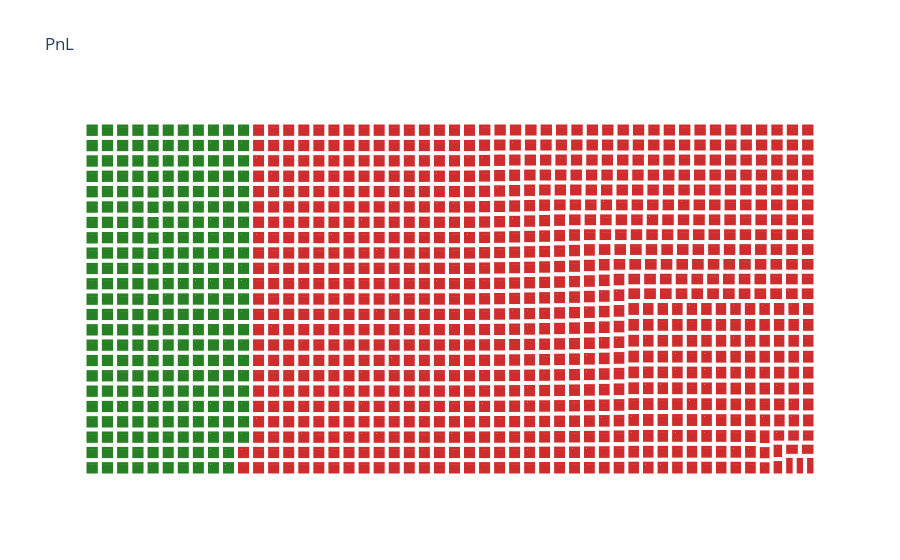

The cell this chart's notebook holds for it:
### Code cell
fig

### Figure 1 — Plotly figure (JSON) as saved in the notebook; plotly's stock layout.template omitted (floating-point values rounded to 4 significant figures; data arrays with more than 128 entries replaced by an {"elided": "..."} marker saying what was removed)
{"data": [{"branchvalues": "total", "customdata": {"elided": "1116x1 str values"}, "domain": {"x": [0, 1], "y": [0, 1]}, "hovertemplate": "labels=%{label}<br>ScalarEventValue=%{value}<br>parent=%{parent}<br>id=%{id}<br>PnL=%{customdata[0]}<extra></extra>", "ids": {"elided": "1116 str values"}, "labels": {"elided": "1116 str values"}, "marker": {"colors": {"elided": "1116 str values"}}, "name": "", "parents": {"elided": "1116 str values"}, "type": "treemap", "values": {"elided": "1116 int values"}}], "layout": {"legend": {"tracegroupgap": 0}, "title": {"text": "PnL"}}}
